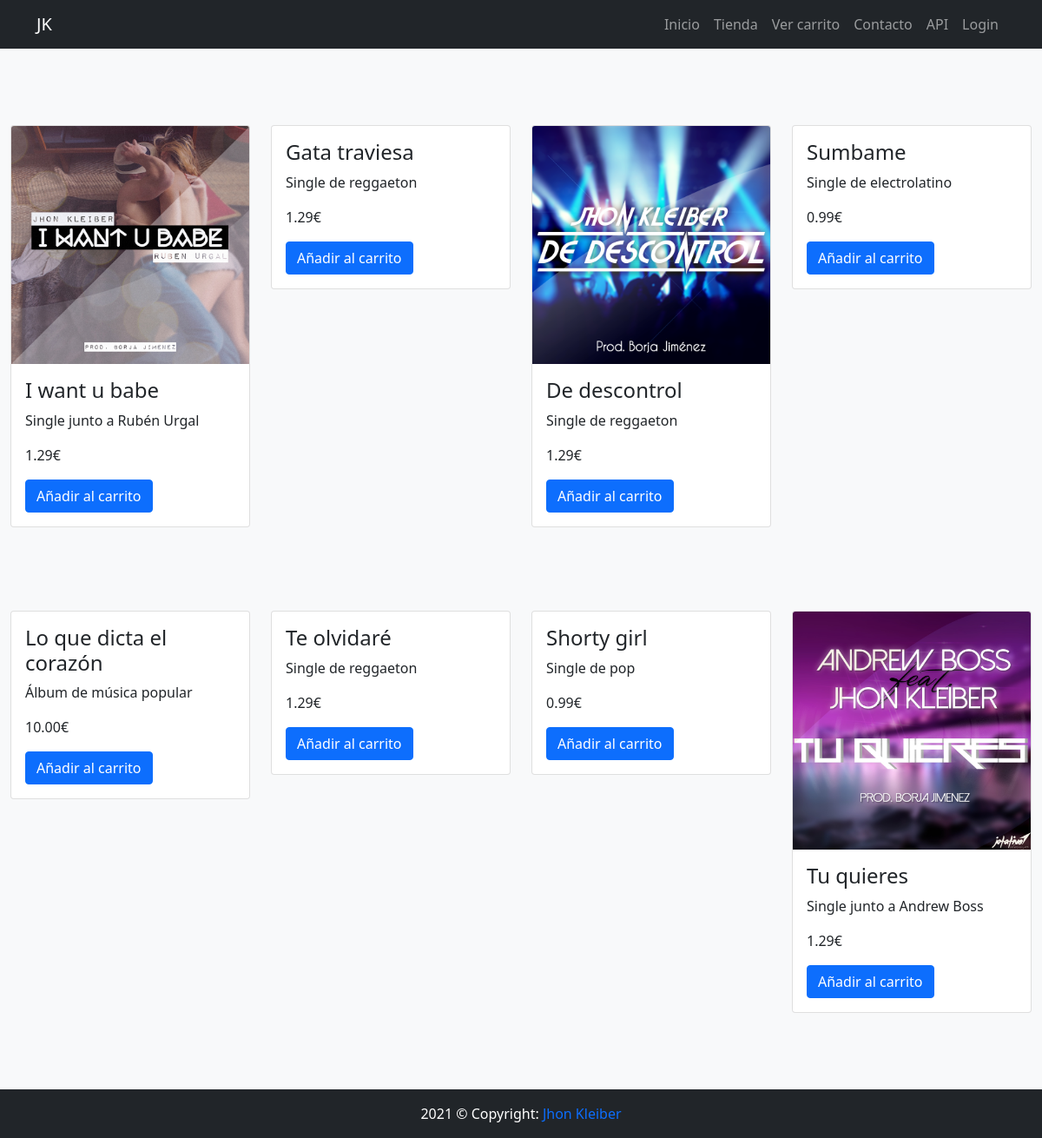
The page /productos.php on the database its author committed.
### tables this page shows
CREATE TABLE `lanzamientos` (
  `id` int(11) NOT NULL,
  `nombre` varchar(100) NOT NULL,
  `descripcion` varchar(500) NOT NULL,
  `precio` decimal(5,2) NOT NULL,
  `imagen` varchar(1000) NOT NULL
);

### productos.php (the view, shortened to what this page needs)
<?php include("template/header.php"); ?>
<?php include("admin/config/conexion.php");
$consultaSQL= $conexion->prepare("SELECT * FROM lanzamientos");
$consultaSQL->execute();
$listadiscos=$consultaSQL->fetchAll(PDO::FETCH_ASSOC);
?>
<?php foreach ($listadiscos as $disco) {
 ?>
            <div class="col-md-3 mt-5 mb-5 container">
                <div class="card">
                    <img class="card-img-top" src="img/<?php echo $disco['imagen']; ?>" alt="">
                    <div class="card-body">
                        <h4 class="card-title"><?php echo $disco['nombre']; ?></h4>
                        <p class="card-text"><?php echo $disco['descripcion']; ?></p>
                        <p class="card-text"><?php echo $disco['precio']; ?>&#128;</p>
                        <a name="" id="" class="btn btn-primary" href='carrito.php?id=<?php echo $disco['id']; ?>&nombre=<?php echo $disco['nombre']; ?>&precio=<?php echo $disco['precio']; ?>&imagen=<?php echo $disco['imagen']; ?>' role="button">Añadir al carrito</a>
                    </div>
                </div>
            </div>
<?php }; ?>
<?php include("template/footer.php"); ?>

### template/header.php (shortened to what this page needs)
<!DOCTYPE html>
<html lang="es">
<head>
    <link rel="stylesheet" href="libs/bootstrap/css/bootstrap.min.css" />
</head>
<body class="bg-light">
    <nav class="navbar navbar-expand-lg navbar-dark bg-dark fixed-top">
        <div class="container-lg">
            <a class="navbar-brand" href="#">JK</a>
            <div class="collapse navbar-collapse" id="navbarColor01">
                <ul class="navbar-nav ms-auto">
                    <li class="nav-item">
                        <a class="nav-link" href="index.php">Inicio</a>
                    </li>
                    <li class="nav-item">
                        <a class="nav-link" href="productos.php">Tienda</a>
                    </li>
                    <li class="nav-item">
                        <a class="nav-link" href="micarrito.php">Ver carrito</a>
                    </li>
                    <li class="nav-item">
                        <a class="nav-link" href="contacto.php">Contacto</a>
                    </li>
                    <li class="nav-item">
                        <a class="nav-link" href="apipage.php">API</a>
                    </li>
                    <li class="nav-item">
                        <a class="nav-link" href="admin/login.php">Login</a>
                    </li>
                </ul>
            </div>
        </div>
    </nav>
    <div class="container-fluid">
        <div class="row mt-5 mb-5 pt-5 pb-5">

### template/footer.php (shortened to what this page needs)
            <footer class="text-white bg-dark mt-5 fixed-bottom">
                <div class="text-center p-3">
                    2021 &#169; Copyright: <a class="text-decoration-none" href="https://jhonkleiber.com/">Jhon Kleiber</a>
                </div>
            </footer>
        </div>
    </div>
</body>
</html>

### rows shown on the page
lanzamientos: imagen (picture), nombre "I want u babe", descripcion "Single junto a Rubén Urgal", precio "1.29"
lanzamientos: nombre "Gata traviesa", descripcion "Single de reggaeton", precio "1.29"
lanzamientos: imagen (picture), nombre "De descontrol", descripcion "Single de reggaeton", precio "1.29"
lanzamientos: nombre "Sumbame", descripcion "Single de electrolatino", precio "0.99"
lanzamientos: nombre "Lo que dicta el corazón", descripcion "Álbum de música popular", precio "10.00"
lanzamientos: nombre "Te olvidaré", descripcion "Single de reggaeton", precio "1.29"
lanzamientos: nombre "Shorty girl", descripcion "Single de pop", precio "0.99"
lanzamientos: imagen (picture), nombre "Tu quieres", descripcion "Single junto a Andrew Boss", precio "1.29"
